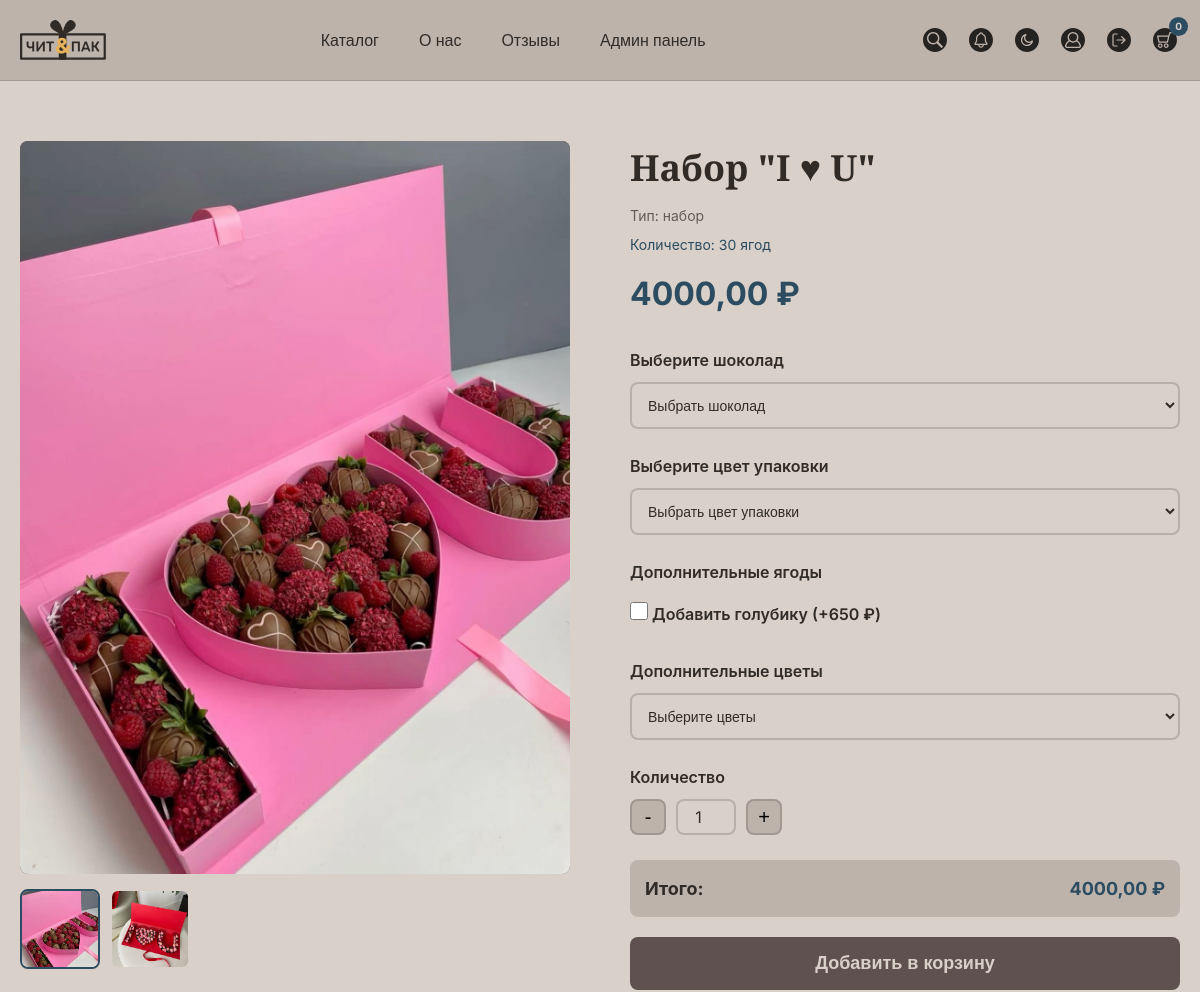
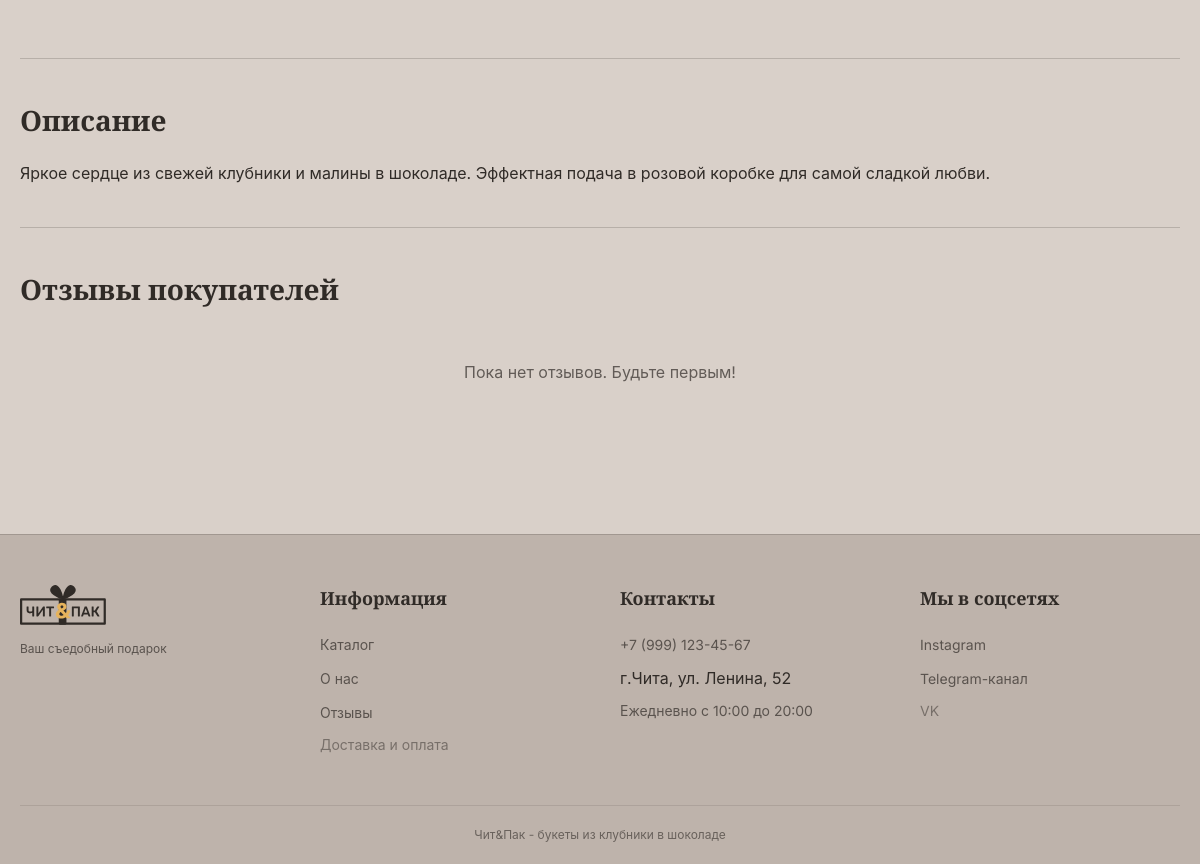
The page /product/i-u/ (signed in) on the database its author committed (2 pictures, top to bottom).
### shop/models.py (models this page shows, shortened)
class ProductImage(models.Model):
    product = models.ForeignKey(Product, on_delete=models.CASCADE, related_name='images')
    image = models.ImageField(upload_to='products/')
    is_main = models.BooleanField(default=False)
    created_at = models.DateTimeField(auto_now_add=True)

class Product(models.Model):
    name = models.CharField(max_length=200)
    slug = models.SlugField(unique=True)
    description = models.TextField()
    price = models.DecimalField(max_digits=10, decimal_places=2)
    product_type = models.ForeignKey(Type, on_delete=models.SET_NULL, blank=True, null=True, related_name='products')
    quantity = models.ForeignKey(Quantity, on_delete=models.SET_NULL, blank=True, null=True, related_name='products')
    in_stock = models.BooleanField(default=True)
    created_at = models.DateTimeField(auto_now_add=True)
    def get_main_image(self):
        main = self.images.filter(is_main=True).first()
        if main:
            return main.image.url
        first = self.images.first()
        if first:
            return first.image.url
        return None

class Type(models.Model):
    name = models.CharField(max_length=50)
    slug = models.SlugField(unique=True)

class Quantity(models.Model):
    value = models.IntegerField(unique=True)

### shop/views.py (the view)
# urls.py: path('product/<slug:product_slug>/', shop_views.product_detail, name='product_detail'),
def product_detail(request, product_slug):
    product = get_object_or_404(Product, slug=product_slug)
    reviews = Review.objects.filter(product=product, is_approved=True)
    avg_rating = reviews.aggregate(Avg('rating'))['rating__avg']
    context = {
        'product': product,
        'reviews': reviews,
        'avg_rating': avg_rating,
    }
    return render(request, 'product_detail.html', context)

### accounts/models.py (called while the page is built)
    def is_admin_user(self):
        return self.role == 'admin' or self.is_superuser

### shop/context_processors.py (called while the page is built)
def cart_count(request):
    if request.user.is_authenticated:
        cart = Cart.objects.filter(user=request.user, is_active=True).first()
        count = cart.get_total_items() if cart else 0
        return {'cart_count': count}
    return {'cart_count': 0}

### shop/models.py (called while the page is built)
    def get_total_items(self):
        return sum(item.quantity for item in self.items.all())

### templates/product_detail.html (shortened to what this page needs)
{% extends 'base.html' %}
{% load static %}
{% block content %}
<section class="product-detail-section">
    <div class="container">
        <div class="product-detail-wrapper">
            <div class="product-detail-gallery">
                <div class="main-image">
                    {% with product.get_main_image as main_image_url %}
                        {% if main_image_url %}
                            <img id="mainProductImage" src="{{ main_image_url }}" alt="{{ product.name }}" onclick="openFullscreen(this.src)">
                        {% else %}
                            <div class="image-placeholder"></div>
                        {% endif %}
                    {% endwith %}
                </div>
                {% if product.images.count > 1 %}
                <div class="thumbnail-list">
                    {% for img in product.images.all %}
                    <div class="thumbnail {% if img.is_main %}active{% endif %}" onclick="changeImage('{{ img.image.url }}', this)">
                        <img src="{{ img.image.url }}" alt="{{ product.name }}">
                    </div>
                    {% endfor %}
                </div>
                {% endif %}
            </div>
            <div class="product-detail-info">
                <h1 class="product-detail-title">{{ product.name }}</h1>
                <div class="product-detail-type">
                    Тип: {{ product.product_type.name|default:"Букет" }}
                </div>
                {% if product.quantity %}
                <div class="product-detail-quantity-info">
                    Количество: {{ product.quantity.value }} ягод
                </div>
                {% endif %}
                <div class="product-detail-price" id="basePrice">{{ product.price }} ₽</div>
                <form method="POST" action="/add-to-cart/{{ product.id }}/" id="addToCartForm">
                    <div class="option-group">
                        <label>Выберите шоколад</label>
                        <select name="chocolate_type" id="chocolateSelect" class="option-select" onchange="updatePrice()">
                            <option value="none">Выбрать шоколад</option>
                        </select>
                    </div>
                    <div class="option-group">
                        <label>Выберите цвет упаковки</label>
                        <select name="packaging_color" id="packagingColorSelect" class="option-select" onchange="updatePrice()">
                            <option value="">Выбрать цвет упаковки</option>
                        </select>
                    </div>
                    <div class="option-group">
                        <label>Дополнительные ягоды</label>
                        <label class="checkbox-label">
                            <input type="checkbox" name="extra_berries" value="blueberry" onchange="updatePrice()">
                            <span>Добавить голубику (+650 ₽)</span>
                        </label>
                    </div>
                    <div class="option-group">
                        <label>Дополнительные цветы</label>
                        <select name="flower_type" id="flowerSelect" class="option-select" onchange="updatePrice()">
                            <option value="">Выберите цветы</option>
                        </select>
                    </div>
                    <div class="option-group">
                        <label>Количество</label>
                        <div class="quantity-selector">
                            <button type="button" class="quantity-btn" onclick="changeQuantity(-1)">-</button>
                            <input type="number" name="quantity" id="quantity" value="1" min="1" max="99" onchange="updatePriceFromQuantity()">
                            <button type="button" class="quantity-btn" onclick="changeQuantity(1)">+</button>
                        </div>
                    </div>
                    <div class="total-price-summary">
                        <span>Итого:</span>
                        <span id="finalPrice" class="final-price">{{ product.price }} ₽</span>
                    </div>
                    <button type="submit" class="btn-add-to-cart">Добавить в корзину</button>
                </form>
            </div>
        </div>
        <div class="product-description-section">
            <h3 class="section-subtitle">Описание</h3>
            <div class="product-description">
                <p>{{ product.description|linebreaks }}</p>
            </div>
        </div>
        <div class="product-reviews-section">
            <h3 class="section-subtitle">Отзывы покупателей</h3>
            {% if reviews %}
            <div class="reviews-list">
                {% for review in reviews %}
                <div class="review-card">
                    <div class="review-header">
                        <strong class="review-author">{{ review.user.username }}</strong>
                        <div class="review-rating">
                            {% for i in "12345"|make_list %}
                                {% if forloop.counter <= review.rating %}
                                    <span class="star filled">★</span>
                                {% else %}
                                    <span class="star">★</span>
                                {% endif %}
                            {% endfor %}
                        </div>
                    </div>
                    <p class="review-date">{{ review.created_at|date:"d.m.Y" }}</p>
                    <p class="review-comment">{{ review.comment }}</p>
                    {% if review.image %}
                    <div class="review-image">
                        <img src="{{ review.image.url }}" alt="Фото к отзыву">
                    </div>
                    {% endif %}
                </div>
                {% endfor %}
            </div>
            {% else %}
            <p class="no-reviews">Пока нет отзывов. Будьте первым!</p>
            {% endif %}
        </div>
    </div>
</section>
{% endblock %}

### static/css/style.css (style rules this page uses)
:root { --bg-page-light: #d9d0c9; --header-card-light: #beb3ab; --text-light: #302b27; --bg-page-dark: #605151; --header-card-dark: #302b27; --text-dark: #d9d0c9; --bg-page: var(--bg-page-light); --bg-header: var(--header-card-light); --bg-card: var(--header-card-light); --text-primary: var(--text-light); --accent: #2c4c61; --accent-hover: #1e3646; --border-color: rgba(48,43,39,0.2); --border-focus: #2c4c61; --shadow: 0 4px 12px rgba(0,0,0,0.1); --shadow-hover: 0 8px 24px rgba(0,0,0,0.15); --radius: 8px; --transition: all 0.3s ease; }
* { margin: 0; padding: 0; box-sizing: border-box; }
body { font-family: 'Inter', -apple-system, BlinkMacSystemFont, 'Segoe UI', Roboto, sans-serif; font-size: 16px; color: var(--text-primary); background: var(--bg-page); line-height: 1.5; transition: background-color 0.3s ease, color 0.3s ease; }
.container { max-width: 1200px; margin: 0 auto; padding: 0 20px; }
input:not([type="checkbox"]):not([type="radio"]), textarea, select { width: 100%; border: 2px solid var(--border-color); border-radius: var(--radius); padding: 12px 14px; font-family: 'Inter', sans-serif; font-size: 16px; color: var(--text-primary); background: var(--bg-page); outline: none; transition: border-color 0.3s ease; }
input[type="checkbox"] { width: 18px; height: 18px; cursor: pointer; accent-color: var(--accent); }

### templates/product_detail.html (style rules this page uses)
.product-detail-section { padding: 60px 0; background: var(--bg-page); }
.product-detail-wrapper { display: flex; gap: 60px; align-items: flex-start; margin-bottom: 60px; }
.product-detail-gallery { flex: 1; }
.main-image { width: 100%; height: auto; min-height: 400px; background: #605151; border-radius: var(--radius); overflow: hidden; cursor: pointer; }
.main-image img { width: 100%; height: auto; display: block; }
.thumbnail-list { display: flex; gap: 10px; margin-top: 15px; flex-wrap: wrap; }
.thumbnail { width: 80px; height: 80px; border-radius: var(--radius); overflow: hidden; cursor: pointer; border: 2px solid transparent; transition: all 0.3s ease; }
.thumbnail.active { border-color: var(--accent); }
.thumbnail img { width: 100%; height: 100%; object-fit: cover; }
.product-detail-info { flex: 1; }
.product-detail-title { font-family: 'Playfair Display', serif; font-size: 36px; font-weight: 700; color: var(--text-primary); margin-bottom: 10px; }
.product-detail-type { font-size: 14px; opacity: 0.7; margin-bottom: 8px; }
.product-detail-quantity-info { font-size: 14px; color: var(--accent); margin-bottom: 15px; }
.product-detail-price { font-size: 32px; font-weight: 700; color: var(--accent); margin-bottom: 30px; }
.option-group { margin-bottom: 25px; }
.option-group label { display: block; font-weight: 600; margin-bottom: 10px; }
.option-select { width: 100%; padding: 12px; border: 2px solid var(--border-color); border-radius: var(--radius); background: var(--bg-page); color: var(--text-primary); font-size: 14px; cursor: pointer; }
.checkbox-label { display: flex; align-items: center; gap: 10px; cursor: pointer; padding: 8px 0; }
.checkbox-label input { width: 18px; height: 18px; cursor: pointer; }
.quantity-selector { display: flex; align-items: center; gap: 10px; }
.quantity-btn { width: 36px; height: 36px; background: var(--bg-card); border: 2px solid var(--border-color); border-radius: var(--radius); cursor: pointer; font-size: 20px; }
#quantity { width: 60px; height: 36px; text-align: center; font-size: 16px; border: 2px solid var(--border-color); border-radius: var(--radius); background: var(--bg-page); }
.total-price-summary { display: flex; justify-content: space-between; align-items: center; padding: 15px; background: var(--bg-card); border-radius: var(--radius); margin: 20px 0; }
.total-price-summary span { font-weight: 700; font-size: 18px; }
.final-price { font-weight: 700; font-size: 24px; color: var(--accent); }
.btn-add-to-cart { width: 100%; padding: 16px; background: #605151; color: #d9d0c9; font-weight: 600; font-size: 18px; border: none; border-radius: var(--radius); cursor: pointer; transition: all 0.3s ease; }
.product-description-section, .product-reviews-section { margin-top: 40px; padding-top: 40px; border-top: 1px solid var(--border-color); }
.section-subtitle { font-family: 'Playfair Display', serif; font-size: 28px; font-weight: 600; margin-bottom: 20px; }
.product-description { font-size: 16px; line-height: 1.6; }
.no-reviews { text-align: center; padding: 30px; opacity: 0.7; }

### rows shown on the page
ProductImage: image (picture)
ProductImage: image (picture)
Product: name "Набор \"I ♥ U\"", product_type.name "набор", quantity.value "30", price "4000,00", description "Яркое сердце из свежей клубники и малины в шоколаде. Эффектная подача в розовой коробке для самой сладкой любви."

### other values the page prints
{{ cart_count }} "0"
